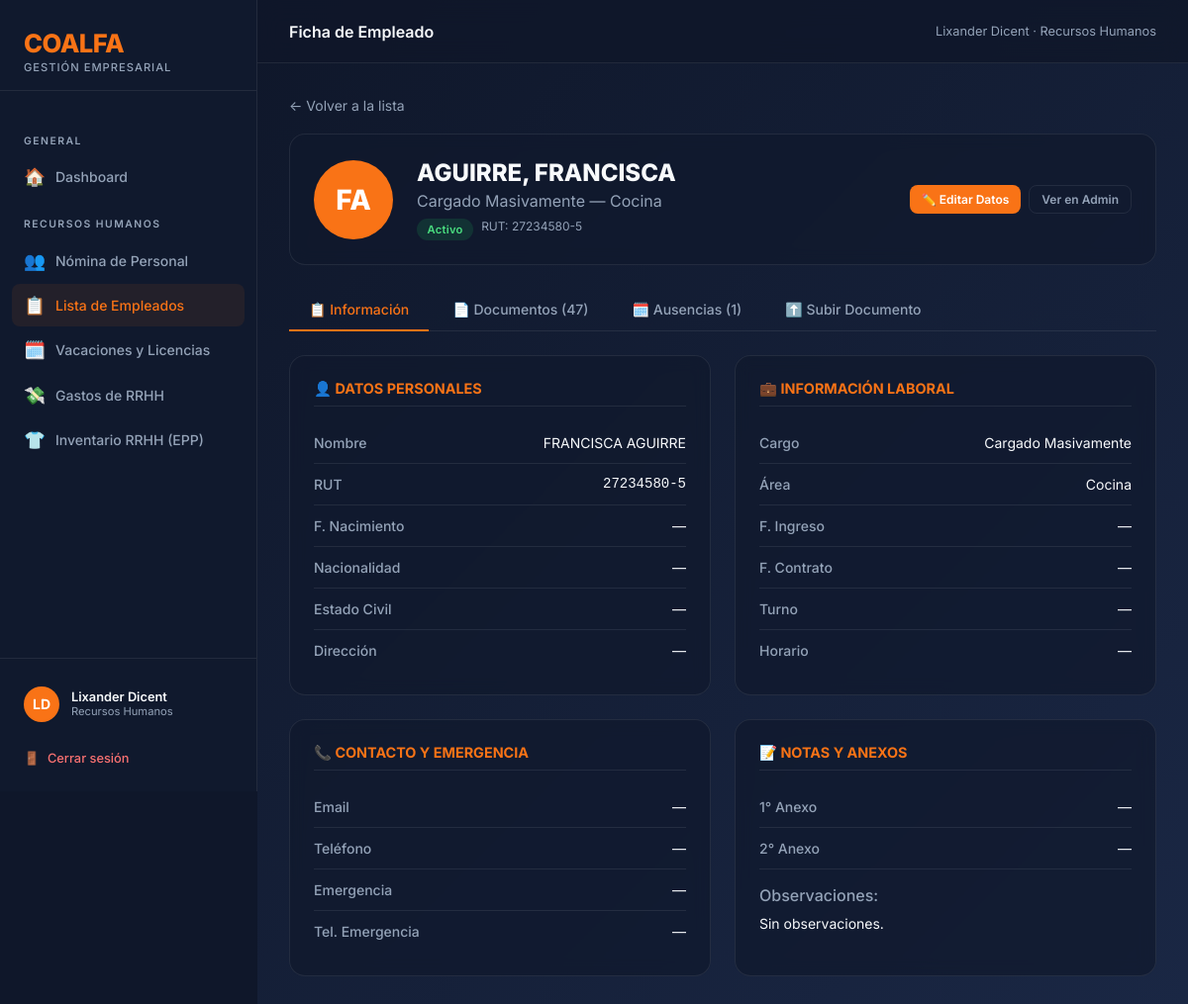
Page /rrhh/empleados/51/ (signed in) on the committed database.
### coalfa/models.py (models this page shows, shortened)
class Usuario(AbstractBaseUser, PermissionsMixin):
    ROL_CHOICES = [
        ("ADMIN", "Administrador"),
        ("RRHH", "Recursos Humanos"),
        ("OPERACIONAL", "Operacional"),
        ("GERENTE", "Gerente"),
    ]
    rut = models.CharField(max_length=12, unique=True, verbose_name="RUT", validators=[rut_validator])
    nombre = models.CharField(max_length=60, verbose_name="Nombre")
    apellido = models.CharField(max_length=60, verbose_name="Apellido")
    rol = models.CharField(max_length=15, choices=ROL_CHOICES, default="RRHH", verbose_name="Rol")
    is_active = models.BooleanField(default=True, verbose_name="Activo")
    is_staff = models.BooleanField(default=False, verbose_name="Es staff")
    solicitud_pendiente = models.BooleanField(default=False, verbose_name="Solicitud pendiente de aprobación")
    date_joined = models.DateTimeField(default=timezone.now, verbose_name="Fecha de registro")
    USERNAME_FIELD = "rut"
    REQUIRED_FIELDS = ["nombre", "apellido"]
    objects = UsuarioManager()
    def get_full_name(self):
        return f"{self.nombre} {self.apellido}"
    class Meta:
        verbose_name = "Usuario"
        verbose_name_plural = "Usuarios"

### rrhh/models.py (models this page shows, shortened)
class Empleado(models.Model):
    ESTADO_CHOICES = [
        ("ACTIVO", "Activo"),
        ("VACACIONES", "En Vacaciones"),
        ("LICENCIA", "Con Licencia"),
        ("FINIQUITADO", "Finiquitado"),
    ]
    AREA_CHOICES = [
        ("BODEGA", "Bodega"),
        ("COCINA", "Cocina"),
        ("REPOSTERIA", "Repostería"),
        ("LINEA", "Línea"),
        ("ADMINISTRACION", "Administración"),
        ("RRHH", "Recursos Humanos"),
        ("OTRO", "Otro"),
    ]
    nombre = models.CharField(max_length=100)
    apellido = models.CharField(max_length=100)
    rut = models.CharField(max_length=12, unique=True, validators=[rut_validator])
    cargo = models.CharField(max_length=100)
    area = models.CharField(max_length=20, choices=AREA_CHOICES, default="OTRO")
    email = models.EmailField(blank=True, null=True)
    telefono = models.CharField(max_length=20, blank=True, null=True)
    estado = models.CharField(max_length=15, choices=ESTADO_CHOICES, default="ACTIVO", db_index=True)
    fecha_ingreso = models.DateField(null=True, blank=True)
    fecha_nacimiento = models.DateField(null=True, blank=True)
    nacionalidad = models.CharField(max_length=50, blank=True)
    direccion = models.CharField(max_length=255, blank=True)
    estado_civil = models.CharField(max_length=20, blank=True)
    fecha_contrato = models.DateField(null=True, blank=True)
    anexo_1 = models.DateField(null=True, blank=True)
    anexo_2 = models.DateField(null=True, blank=True)
    turno = models.CharField(max_length=50, blank=True)
    horario = models.CharField(max_length=100, blank=True)
    emergencia_nombre = models.CharField(max_length=100, blank=True)
    emergencia_telefono = models.CharField(max_length=20, blank=True)
    observaciones = models.TextField(blank=True)
    foto = models.ImageField(upload_to="empleados/fotos/", blank=True, null=True)
    class Meta:
        verbose_name = "Empleado"
        verbose_name_plural = "Empleados"
        ordering = ["apellido", "nombre"]

### rrhh/views.py (the view, shortened to what this page needs)
# urls.py: path("empleados/<int:pk>/", views.detalle_empleado, name="rrhh_detalle_empleado"),
@rrhh_required
def detalle_empleado(request, pk):
    empleado = get_object_or_404(Empleado, pk=pk)
    documentos = empleado.documentos.all()
    ausencias = empleado.ausencias.all()
    form = SubirDocumentoForm()
    return render(request, "rrhh/detalle_empleado.html", {
        "empleado": empleado, "documentos": documentos,
        "ausencias": ausencias, "form": form,
        "tipo_choices": Documento.TIPO_CHOICES,
    })

### coalfa/context_processors.py (called while the page is built)
def solicitudes_pendientes(request):
    if request.user.is_authenticated and getattr(request.user, 'rol', None) == 'ADMIN':
        count = Usuario.objects.filter(solicitud_pendiente=True).count()
        return {'solicitudes_count': count}
    return {}

### rrhh/templates/rrhh/detalle_empleado.html (shortened to what this page needs)
{% extends 'base.html' %}
{% block topbar_title %}Ficha de Empleado{% endblock %}
{% block nav_empleados %}active{% endblock %}
{% block content %}
<a href="{% url 'rrhh_lista_empleados' %}"
    style="color:var(--text-muted);text-decoration:none;font-size:0.875rem;display:inline-flex;align-items:center;gap:0.25rem;margin-bottom:1.25rem;">←
    Volver a la lista</a>
<div class="card" style="margin-bottom:1.5rem;">
    <div style="display:flex;align-items:center;gap:1.5rem;flex-wrap:wrap;">
        {% if empleado.foto %}
        <img src="{{ empleado.foto.url }}" style="width:80px;height:80px;border-radius:50%;object-fit:cover;">
        {% else %}
        <div
            style="width:80px;height:80px;border-radius:50%;background:var(--accent);display:flex;align-items:center;justify-content:center;font-size:1.75rem;font-weight:800;color:white;flex-shrink:0;">
            {{ empleado.nombre|first }}{{ empleado.apellido|first }}
        </div>
        {% endif %}
        <div style="flex:1;">
            <h1 style="font-size:1.5rem;font-weight:800;">{{ empleado.apellido }}, {{ empleado.nombre }}</h1>
            <p style="color:var(--text-muted);margin-top:0.25rem;">{{ empleado.cargo }} &mdash; {{ empleado.get_area_display }}</p>
            <div style="margin-top:0.5rem;display:flex;gap:0.5rem;flex-wrap:wrap;">
                <span class="badge badge-{{ empleado.estado|lower }}">{{ empleado.get_estado_display }}</span>
                <span style="font-size:0.75rem;color:var(--text-muted);">RUT: {{ empleado.rut }}</span>
            </div>
        </div>
        <div style="display:flex; gap:0.5rem;">
            <a href="{% url 'rrhh_editar_empleado' empleado.pk %}" class="btn btn-primary btn-sm">✏️ Editar Datos</a>
            <a href="/admin/rrhh/empleado/{{ empleado.pk }}/change/" class="btn btn-ghost btn-sm">Ver en Admin</a>
        </div>
    </div>
</div>
<div class="tabs">
    <a class="tab active" href="#" onclick="switchTab(event,'tab-info')">📋 Información</a>
    <a class="tab" href="#" onclick="switchTab(event,'tab-docs')">📄 Documentos ({{ documentos.count }})</a>
    <a class="tab" href="#" onclick="switchTab(event,'tab-ausencias')">🗓️ Ausencias ({{ ausencias.count }})</a>
    <a class="tab" href="#" onclick="switchTab(event,'tab-subir')">⬆️ Subir Documento</a>
</div>
<div id="tab-info" class="panel active">
    <div style="display: grid; grid-template-columns: repeat(auto-fit, minmax(280px, 1fr)); gap: 1.5rem;">
        <div class="card">
            <h3 style="font-size: 0.9rem; font-weight: 700; margin-bottom: 1rem; border-bottom: 1px solid var(--border); padding-bottom: 0.5rem; color: var(--accent);">👤 DATOS PERSONALES</h3>
            <div class="info-row"><span class="info-label">Nombre</span><span>{{ empleado.nombre }} {{ empleado.apellido }}</span></div>
            <div class="info-row"><span class="info-label">RUT</span><span style="font-family:monospace;">{{ empleado.rut }}</span></div>
            <div class="info-row"><span class="info-label">F. Nacimiento</span><span>{{ empleado.fecha_nacimiento|date:"d/m/Y"|default:"—" }}</span></div>
            <div class="info-row"><span class="info-label">Nacionalidad</span><span>{{ empleado.nacionalidad|default:"—" }}</span></div>
            <div class="info-row"><span class="info-label">Estado Civil</span><span>{{ empleado.estado_civil|default:"—" }}</span></div>
            <div class="info-row" style="border:none;"><span class="info-label">Dirección</span><span>{{ empleado.direccion|default:"—" }}</span></div>
        </div>
        <div class="card">
            <h3 style="font-size: 0.9rem; font-weight: 700; margin-bottom: 1rem; border-bottom: 1px solid var(--border); padding-bottom: 0.5rem; color: var(--accent);">💼 INFORMACIÓN LABORAL</h3>
            <div class="info-row"><span class="info-label">Cargo</span><span>{{ empleado.cargo }}</span></div>
            <div class="info-row"><span class="info-label">Área</span><span>{{ empleado.get_area_display }}</span></div>
            <div class="info-row"><span class="info-label">F. Ingreso</span><span>{{ empleado.fecha_ingreso|date:"d/m/Y"|default:"—" }}</span></div>
            <div class="info-row"><span class="info-label">F. Contrato</span><span>{{ empleado.fecha_contrato|date:"d/m/Y"|default:"—" }}</span></div>
            <div class="info-row"><span class="info-label">Turno</span><span>{{ empleado.turno|default:"—" }}</span></div>
            <div class="info-row" style="border:none;"><span class="info-label">Horario</span><span>{{ empleado.horario|default:"—" }}</span></div>
        </div>
        <div class="card">
            <h3 style="font-size: 0.9rem; font-weight: 700; margin-bottom: 1rem; border-bottom: 1px solid var(--border); padding-bottom: 0.5rem; color: var(--accent);">📞 CONTACTO Y EMERGENCIA</h3>
            <div class="info-row"><span class="info-label">Email</span><span>{{ empleado.email|default:"—" }}</span></div>
            <div class="info-row"><span class="info-label">Teléfono</span><span>{{ empleado.telefono|default:"—" }}</span></div>
            <div class="info-row"><span class="info-label">Emergencia</span><span>{{ empleado.emergencia_nombre|default:"—" }}</span></div>
            <div class="info-row" style="border:none;"><span class="info-label">Tel. Emergencia</span><span>{{ empleado.emergencia_telefono|default:"—" }}</span></div>
        </div>
        <div class="card">
            <h3 style="font-size: 0.9rem; font-weight: 700; margin-bottom: 1rem; border-bottom: 1px solid var(--border); padding-bottom: 0.5rem; color: var(--accent);">📝 NOTAS Y ANEXOS</h3>
            <div class="info-row"><span class="info-label">1° Anexo</span><span>{{ empleado.anexo_1|date:"d/m/Y"|default:"—" }}</span></div>
            <div class="info-row"><span class="info-label">2° Anexo</span><span>{{ empleado.anexo_2|date:"d/m/Y"|default:"—" }}</span></div>
            <div style="margin-top: 1rem;">
                <span class="info-label" style="display:block; margin-bottom:0.5rem;">Observaciones:</span>
                <p style="font-size:0.875rem; color:var(--text); line-height:1.5; white-space: pre-wrap;">{{ empleado.observaciones|default:"Sin observaciones." }}</p>
            </div>
        </div>
    </div>
</div>
{% endblock %}

### templates/base.html (shortened to what this page needs)
<!DOCTYPE html>
<html lang="es">
<head>
    <link rel="stylesheet" href="https://unpkg.com/nprogress@0.2.0/nprogress.css" />
</head>
<body>
    <div class="sidebar">
        <div class="sidebar-brand">
            <div class="logo-text">COALFA</div>
            <div class="logo-sub">Gestión Empresarial</div>
        </div>
        <nav class="sidebar-nav">
            <div class="nav-section-label">General</div>
            <a href="{% url 'dashboard' %}" class="nav-item {% block nav_home %}{% endblock %}">
                <span class="icon">🏠</span> Dashboard
            </a>
            {% if user.rol == 'RRHH' or user.rol == 'ADMIN' %}
            <div class="nav-section-label">Recursos Humanos</div>
            <a href="{% url 'rrhh_dashboard' %}" class="nav-item {% block nav_rrhh %}{% endblock %}">
                <span class="icon">👥</span> Nómina de Personal
            </a>
            <a href="{% url 'rrhh_lista_empleados' %}" class="nav-item {% block nav_empleados %}{% endblock %}">
                <span class="icon">📋</span> Lista de Empleados
            </a>
            <a href="{% url 'rrhh_ausencias' %}" class="nav-item {% block nav_ausencias %}{% endblock %}">
                <span class="icon">🗓️</span> Vacaciones y Licencias
            </a>
            <a href="{% url 'rrhh_gastos' %}" class="nav-item {% block nav_rrhh_gastos %}{% endblock %}">
                <span class="icon">💸</span> Gastos de RRHH
            </a>
            <a href="{% url 'rrhh_inventario' %}" class="nav-item {% block nav_rrhh_inventario %}{% endblock %}">
                <span class="icon">👕</span> Inventario RRHH (EPP)
            </a>
            {% endif %}
        </nav>
        <div class="sidebar-footer">
            <div class="user-info">
                <div class="user-avatar">{{ user.nombre|first }}{{ user.apellido|first }}</div>
                <div>
                    <div class="user-name">{{ user.get_full_name }}</div>
                    <div class="user-role">{{ user.get_rol_display }}</div>
                </div>
            </div>
            <a href="{% url 'logout' %}" class="btn-logout">
                <span>🚪</span> Cerrar sesión
            </a>
        </div>
    </div>
    <div class="main-wrapper">
        <div class="topbar">
            <div class="topbar-title">{% block topbar_title %}Dashboard{% endblock %}</div>
            <div class="topbar-breadcrumb">{{ user.get_full_name }} · {{ user.get_rol_display }}</div>
        </div>
        <div class="page-content">
            {% block content %}{% endblock %}
        </div>
    </div>
</body>
</html>

### rows in the picture
Usuario: nombre|first "L", apellido|first "D", get_full_name "Lixander Dicent", rol "Recursos Humanos"
Empleado: nombre|first "F", apellido|first "A", apellido "AGUIRRE", nombre "FRANCISCA", cargo "Cargado Masivamente", area "Cocina", estado "Activo", rut "27234580-5", count "47", count "1", fecha_nacimiento "—", nacionalidad "—", estado_civil "—", direccion "—", fecha_ingreso "—", fecha_contrato "—", turno "—", horario "—", email "—", telefono "—", emergencia_nombre "—", emergencia_telefono "—", anexo_1 "—", anexo_2 "—", observaciones "Sin observaciones."
